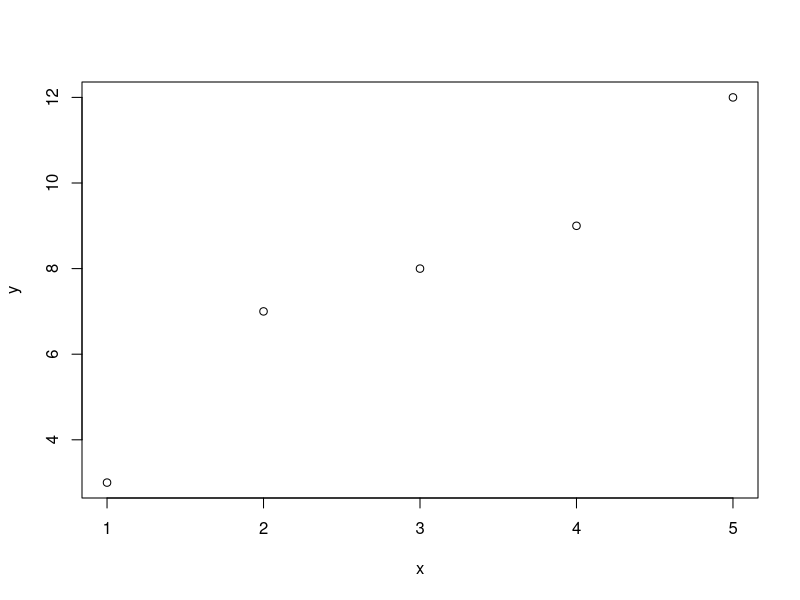
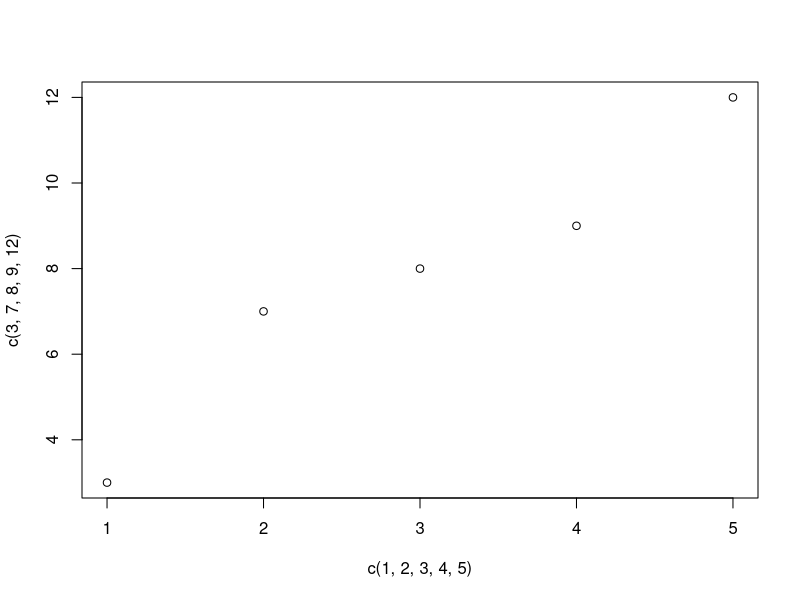
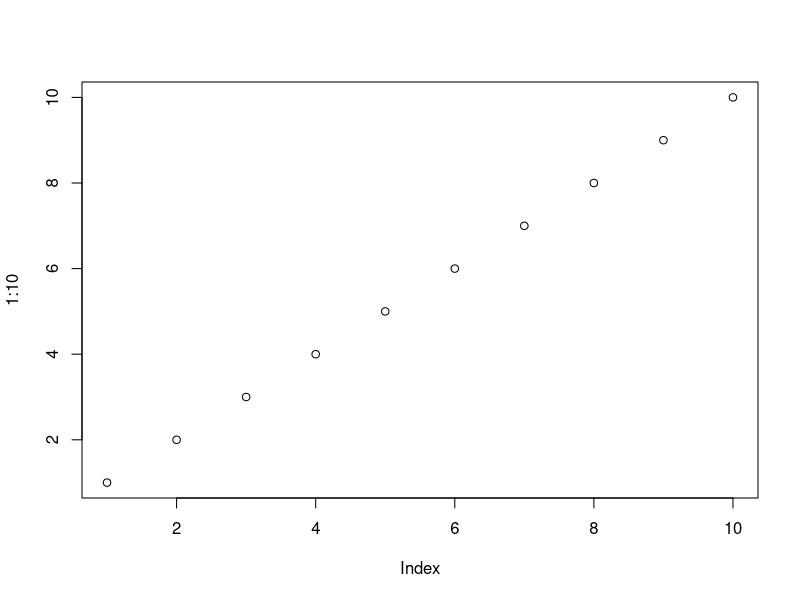
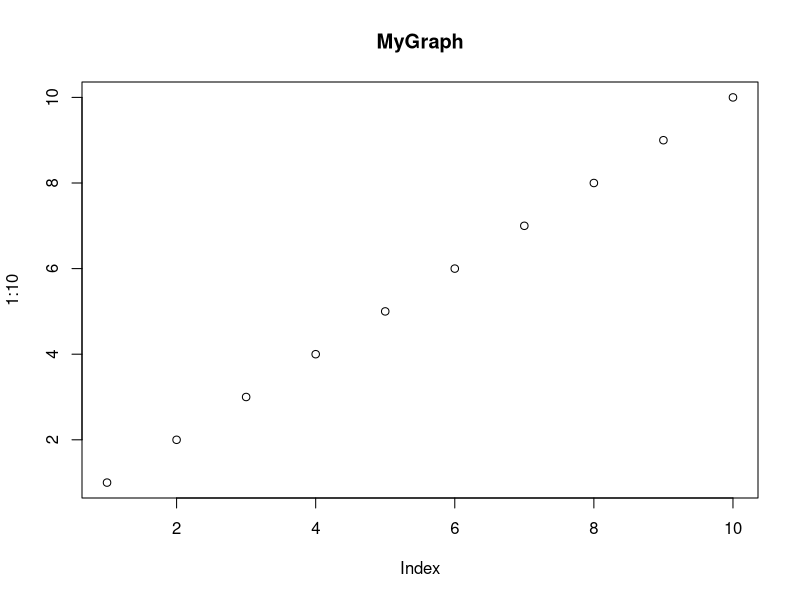
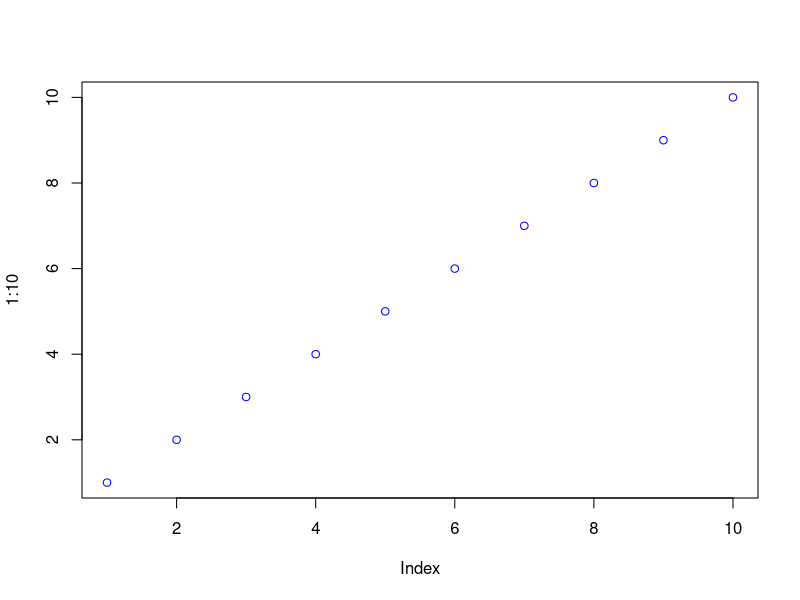
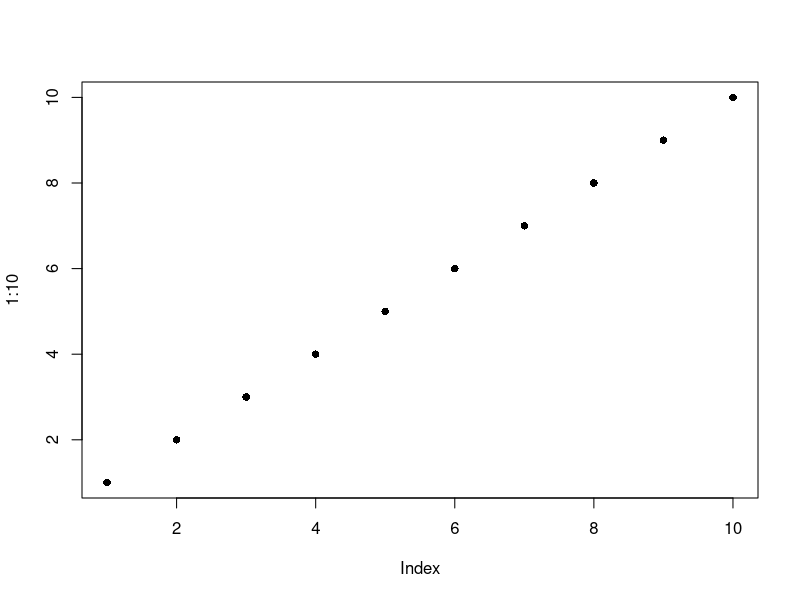
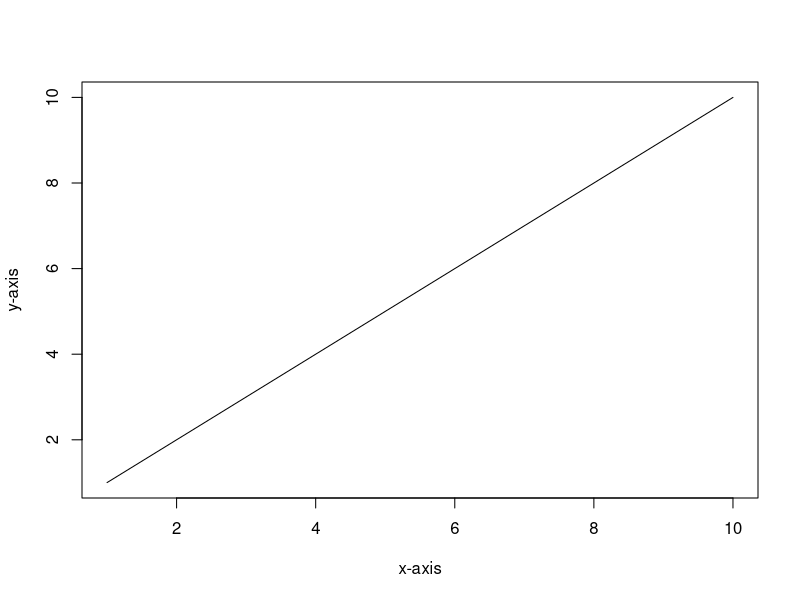
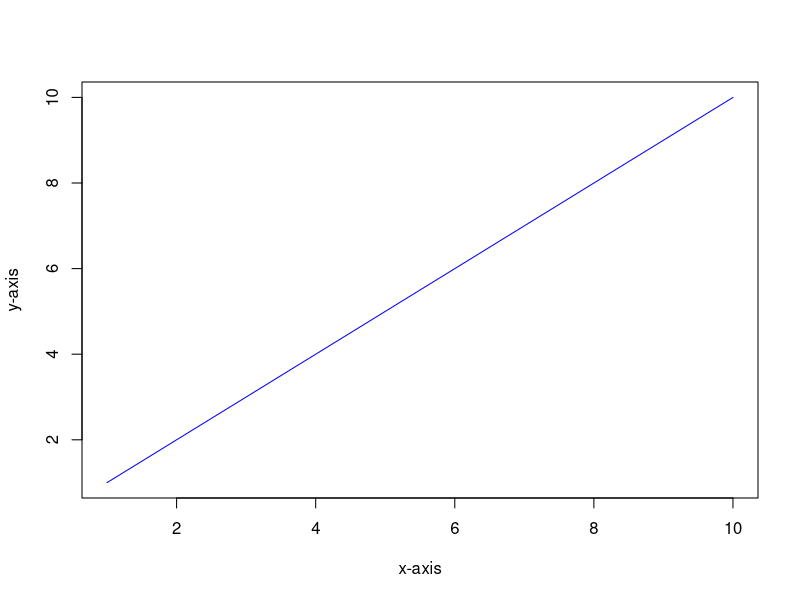

Here is the R script that generated these plots, in order:
#Method 1 
x<-c(1,2,3,4,5)
y<-c(3,7,8,9,12)
plot(x,y)

#METHOD 2 
plot(c(1,2,3,4,5),c(3,7,8,9,12))

#Linear i.e (1,1),(2,2).......
plot(1:10)

plot(1:10,main = "MyGraph",)
plot(1:10,col="blue")  #Color of the dot

#According to diff values diff symbols (pch)
#cex -  used to change the density
plot(1:10,pch = 16,cex = 1)

#Line Plotting
plot(1:10,type ="l",xlab = "x-axis",ylab = "y-axis")
plot(1:10,type ="l",col = "blue",xlab = "x-axis",ylab = "y-axis")
plot(1:10,type ="l",lwd = 1.5,xlab = "x-axis",ylab = "y-axis")
#lty ranges from 0 to 6
plot(1:10,type ="l",lwd = 1.5,lty = 3)

#Multiple lines
line1<-c(1,2,3,4,5,10)
line2<-c(2,5,7,8,9,10)
plot(line1,type="l",col="blue")
lines(line2,type="l",col="red")


#Scatter plot
x<-c(5,7,8,7,2,2,9,4,11,12,9,6)
y<-c(99,86,87,88,111,103,87,94,78,77,85,86)
plot(x,y,main="Observation of cars",xlab="Car age",ylab="Car speed",pch=16,cex=1)

